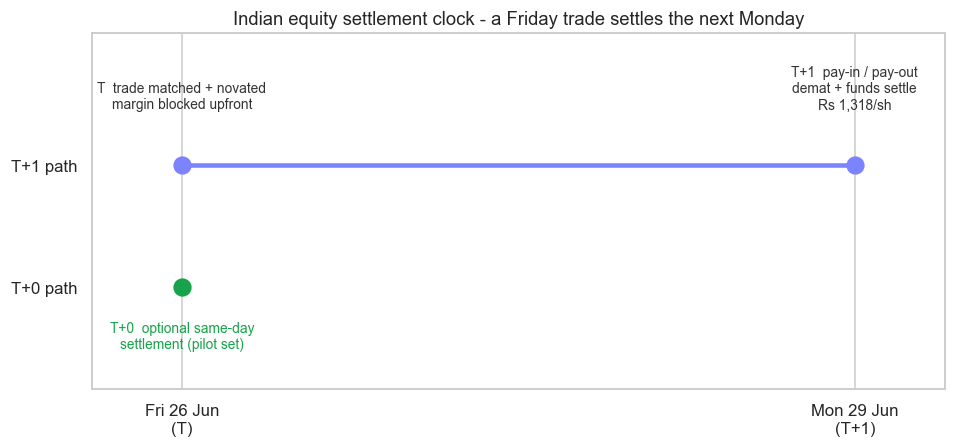

Recreate this plot in Python.
# The settlement clock: a real-dated T+1 cycle versus the optional same-day T+0.
import os
from datetime import date
from pathlib import Path

import matplotlib

matplotlib.use("Agg")
import matplotlib.pyplot as plt
import numpy as np
import seaborn as sns
from openalgo import api

client = api(
    api_key=os.getenv("OPENALGO_API_KEY", "your_api_key_here"),
    host=os.getenv("OPENALGO_HOST", "http://127.0.0.1:5000"),
)

# Anchor on a real Friday so the weekend stretches T+1 to the next Monday.
trade_day = np.datetime64("2026-06-26")          # Friday 26 Jun 2026
t1 = np.busday_offset(trade_day, 1, roll="forward")  # next business day
fmt = lambda d: date.fromisoformat(str(d)).strftime("%a %d %b")

# A real price tag for the obligation that settles on T+1.
px = float(client.history(symbol="RELIANCE", exchange="NSE", interval="D",
                          start_date="2026-06-20", end_date="2026-06-26")["close"].iloc[-1])

sns.set_theme(style="whitegrid")
fig, ax = plt.subplots(figsize=(10, 4.2))
x0, x1 = 0, (np.datetime64(t1) - trade_day).astype(int)   # day offsets

# Standard rolling T+1 lane.
ax.hlines(1, x0, x1, color="#7c83ff", lw=3, zorder=1)
ax.scatter([x0, x1], [1, 1], s=120, color="#7c83ff", zorder=2)
ax.annotate("T  trade matched + novated\nmargin blocked upfront", (x0, 1),
            xytext=(x0, 1.28), ha="center", fontsize=9, color="#333")
ax.annotate(f"T+1  pay-in / pay-out\ndemat + funds settle\nRs {px:,.0f}/sh", (x1, 1),
            xytext=(x1, 1.28), ha="center", fontsize=9, color="#333")

# Optional same-day T+0 lane.
ax.hlines(0.4, x0, x0, color="#16a34a", lw=3)
ax.scatter([x0], [0.4], s=120, color="#16a34a", zorder=2)
ax.annotate("T+0  optional same-day\nsettlement (pilot set)", (x0, 0.4),
            xytext=(x0, 0.10), ha="center", fontsize=9, color="#16a34a")

ax.set_xticks([x0, x1])
ax.set_xticklabels([f"{fmt(trade_day)}\n(T)", f"{fmt(t1)}\n(T+1)"])
ax.set_yticks([0.4, 1]); ax.set_yticklabels(["T+0 path", "T+1 path"])
ax.set_ylim(-0.1, 1.65); ax.set_xlim(-0.4, x1 + 0.4)
ax.set_title("Indian equity settlement clock - a Friday trade settles the next Monday")
ax.grid(axis="y", visible=False)

out = Path(__file__).with_suffix(".png")
plt.savefig(out, dpi=110, bbox_inches="tight")
print(f"Trade {fmt(trade_day)} settles {fmt(t1)} under T+1 "
      f"({x1} calendar days later over the weekend); T+0 would settle same day. Saved {out.name}")
